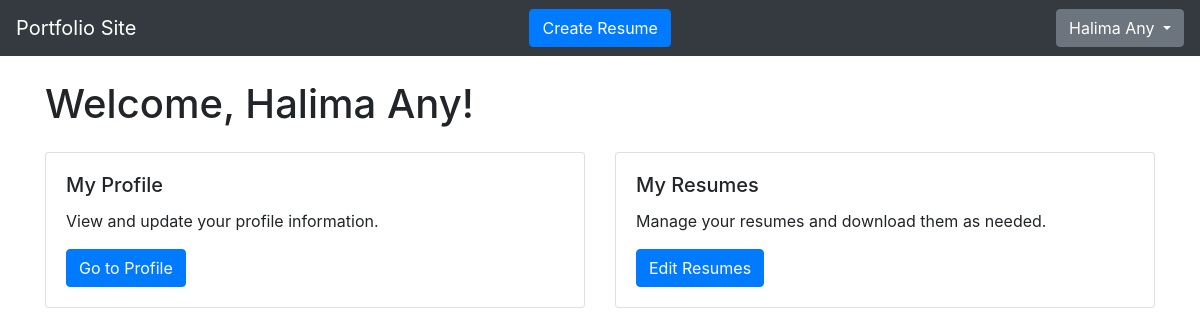
/homePage/ (signed in), run on the app's committed database.
### myApp/models.py (models this page shows, shortened)
class Custom_User(AbstractUser):
    USER = [
        ('admin', 'Admin'),
        ('user', 'User')
    ]
    user_type = models.CharField(choices=USER, max_length=100, null=True)

### myProject/views.py (the view)
# urls.py: path('homePage/', homePage, name='homePage'),
@login_required
def homePage(req):
    user = req.user
    context = {
        'user':user
    }
    return render(req,'myAdmin/index.html',context)

### templates/myAdmin/index.html (shortened to what this page needs)
{% extends 'common/master.html' %}
{% block body %}
<div class="container mt-4">
    {% if user.user_type == 'user' %}
    <h1 class="mb-4">Welcome, {{user.first_name}} {{user.last_name}}!</h1>
    <div class="row">
        <div class="col-md-6">
            <div class="card">
                <div class="card-body">
                    <h5 class="card-title">My Profile</h5>
                    <p class="card-text">View and update your profile information.</p>
                    <a href="{% url 'viewResume' %}" class="btn btn-primary">Go to Profile</a>
                </div>
            </div>
        </div>
        <div class="col-md-6">
            <div class="card">
                <div class="card-body">
                    <h5 class="card-title">My Resumes</h5>
                    <p class="card-text">Manage your resumes and download them as needed.</p>
                    <a href="#" class="btn btn-primary">Edit Resumes</a>
                </div>
            </div>
        </div>
    </div>
    {% endif %}
</div>
{% endblock body %}

### templates/includes/navbar.html (shortened to what this page needs)
<nav class="navbar navbar-expand-lg navbar-light bg-dark">
    <a class="navbar-brand text-white" href="{% url 'homePage' %}">Portfolio Site</a>
    <div class="mx-auto d-flex align-items-center">
        {% if user.user_type == 'user' %}
        <a class="btn btn-primary mr-2" href="{% url 'createResume' %}" type="button">Create Resume</a>
        {% endif %}
    </div>
    <div class="dropdown">
        <button class="btn btn-secondary dropdown-toggle" type="button" id="dropdownMenuButton" data-toggle="dropdown"
            aria-haspopup="true" aria-expanded="false">
            {{user.get_full_name}}
        </button>
    </div>
</nav>

### data on the page
Custom_User: get_full_name "Halima Any", first_name "Halima", last_name "Any"
